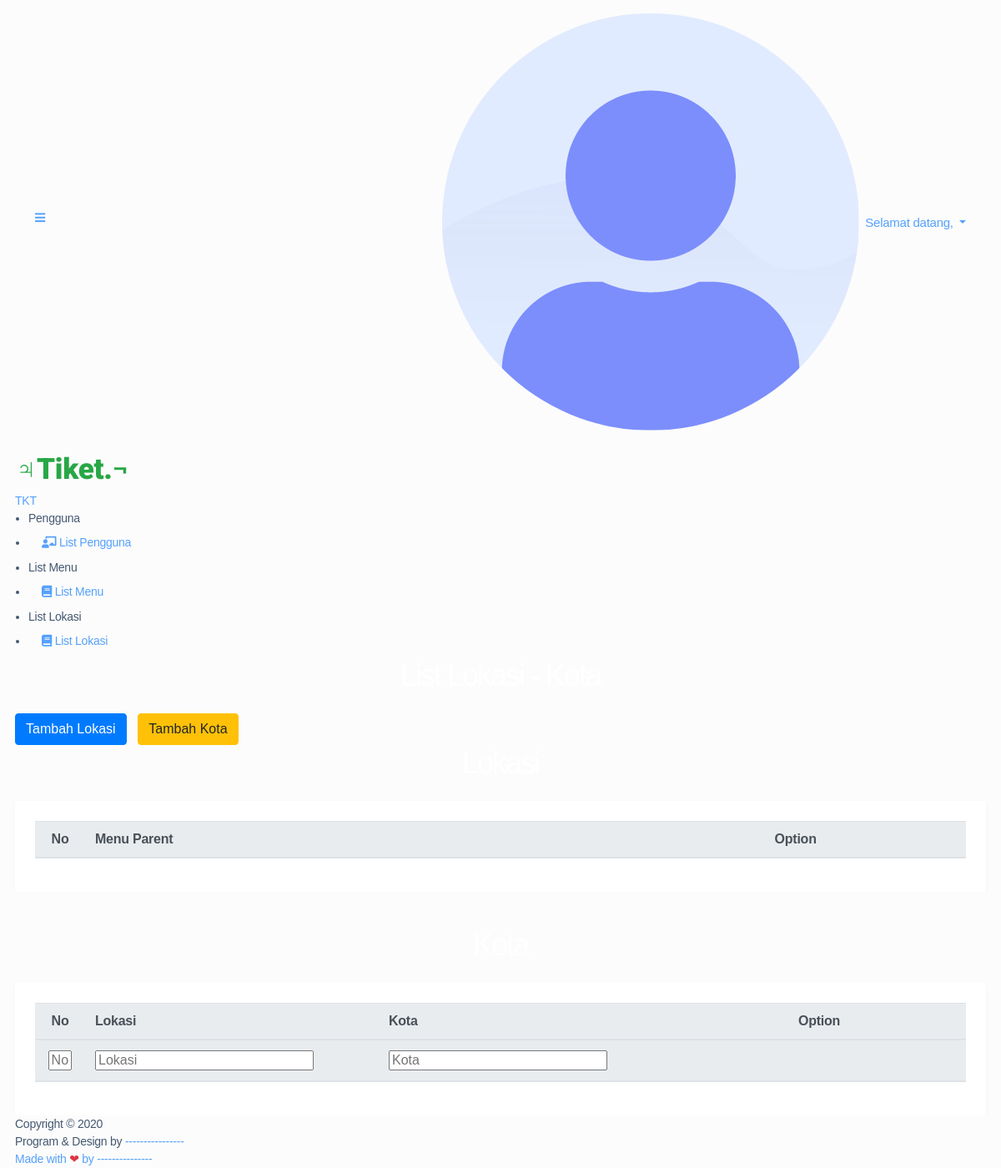
The app's page /index.php/admin/list_lokasi, older data.
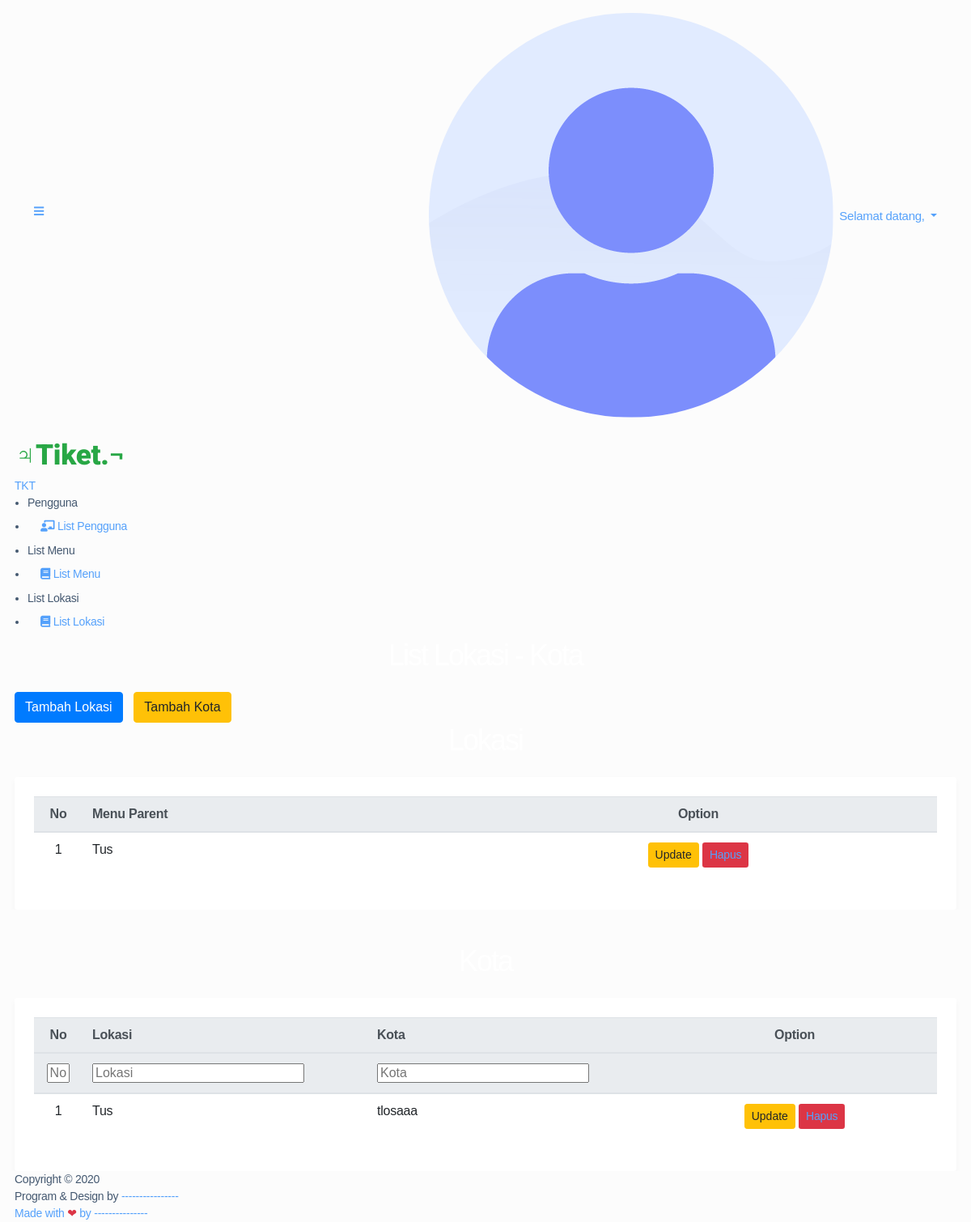
The same page, newer data.
### tables this page shows
CREATE TABLE `master_lokasi` (
  `id` int(11) NOT NULL,
  `lokasi` varchar(30) NOT NULL
);

CREATE TABLE `master_kota` (
  `id` int(11) NOT NULL,
  `kota` varchar(30) NOT NULL,
  `id_lokasi` varchar(3) NOT NULL
);

### application/controllers/Admin.php (called while the page is built, shortened)
<?php
class Admin extends CI_Controller
{
	function __construct()
	{
		$this->load->helper('url');
		$this->load->library('form_validation');
		$this->load->helper('form');
	}
	public function list_lokasi()
	{
		$this->load->model('Mlokasi');
		$data['nama'] = $this->session->userdata('nama');
		$data['level'] = $this->session->userdata('level');
		$data['kategori'] = $this->Mlokasi->get_category()->result();
		$data['subkategori'] = $this->Mlokasi->get_all_subcategory()->result();
		$this->load->view('navbar/nav_admin', $data);
		$this->load->view('admin/list_lokasi', $data);
	}
}

### index.php (called while the page is built, shortened)
<?php
require_once BASEPATH.'core/CodeIgniter.php';

### application/models/Mlokasi.php (called while the page is built, shortened)
<?php
class Mlokasi extends CI_Model{
    function get_category(){
        $query = $this->db->get('master_lokasi');
        return $query;
    }
    function get_all_subcategory(){
      return  $this->db->select('*,t1.id AS id,t2.id AS id_id')
     ->from('master_lokasi as t1')
     ->join('master_kota as t2', 't1.id = t2.id_lokasi', 'INNER')
     ->get();
    }
}

### application/views/admin/list_lokasi.php (the view, shortened to what the changed rows need)
<div class="main-content">
    <section class="section">
        <div class="section-header">
            <h1>List Lokasi - Kota </h1>
        </div>
        <div class="row" style="overflow: scroll">
            <div class="col-md-12">
                <div class="section-header">
                    <h1>Lokasi </h1>
                </div>
                <div class="bg-white p-4" style="border-radius:3px;box-shadow:rgba(0, 0, 0, 0.03) 0px 4px 8px 0px">
                    <table class="table align-items-center table-flush">
                        <thead class="thead-light">
                            <tr class="text-center">
                                <th style="width: 60px;">No</th>
                                <th scope="col" style="text-align: left;">Menu Parent</th>
                                <th scope="col">Option</th>
                            </tr>
                        </thead>
                        <tbody>
                            <?php
                              $i = 1;
                              foreach ($kategori as $u) {
                              ?>
                                <tr class="text-center">
                                    <td style="width: 60px;"><?php echo $i ?></td>
                                    <td style="text-align: left;"><?php echo $u->lokasi ?></td>
                                    <td class="text-center">
                                        <button class="btn btn-sm btn-warning btn-edit" data-id='<?php echo $u->id; ?>' data-nama='<?php echo $u->lokasi; ?>'>Update</button>
                                        <a href=<?= base_url("admin/delete_lokasi/" . $u->id . "/" . $u->id) ?> class=" btn btn-sm btn-danger">Hapus</a>
                                    </td>
                                </tr>
                            <?php
                                  $i++;
                              }
                              ?>
                        </tbody>
                    </table>
                </div>
            </div>
        </div>
        <div class="row" style="overflow: scroll">
            <div class="col-md-12">
                <div class="section-header">
                    <h1>Kota </h1>
                </div>
                <div class="bg-white p-4" style="border-radius:3px;box-shadow:rgba(0, 0, 0, 0.03) 0px 4px 8px 0px">
                    <table id="tble" class="table align-items-center table-flush">
                        <thead class="thead-light">
                            <tr class="text-center">
                                <th style="width: 60px;">No</th>
                                <th scope="col" style="text-align: left;">Lokasi</th>
                                <th scope="col" style="text-align: left;">Kota</th>
                                <th scope="col">Option</th>
                            </tr>
                        </thead>
                        <tbody>
                            <?php
                              $i = 1;
                              foreach ($subkategori as $u) {
                              ?>
                                <tr class="text-center">
                                    <td style="width: 60px;"><?php echo $i ?></td>
                                    <td style="text-align: left;"><?php echo $u->lokasi ?></td>
                                    <td style="text-align: left;"><?php echo $u->kota ?></td>
                                    <td class="text-center">
                                        <button class="btn btn-sm btn-warning btn-edit-sub" data-id='<?php echo $u->id; ?>' data-idsub='<?php echo $u->id_id; ?>' data-namakat='<?php echo $u->lokasi; ?>' data-nama='<?php echo $u->kota; ?>'>Update</button>
                                        <a href=<?= base_url("admin/delete_kota/" . $u->id_id) ?> class=" btn btn-sm btn-danger">Hapus</a>
                                    </td>
                                </tr>
                            <?php
                                  $i++;
                              }
                              ?>
                        </tbody>
                    </table>
                </div>
            </div>
        </div>
</div>
</div>
<?php include("footer.php") ?>
</body>
</html>

Row changes from the older to the newer data that the page shows:
added master_lokasi: lokasi "Tus", master_kota.kota "tlosaaa"
